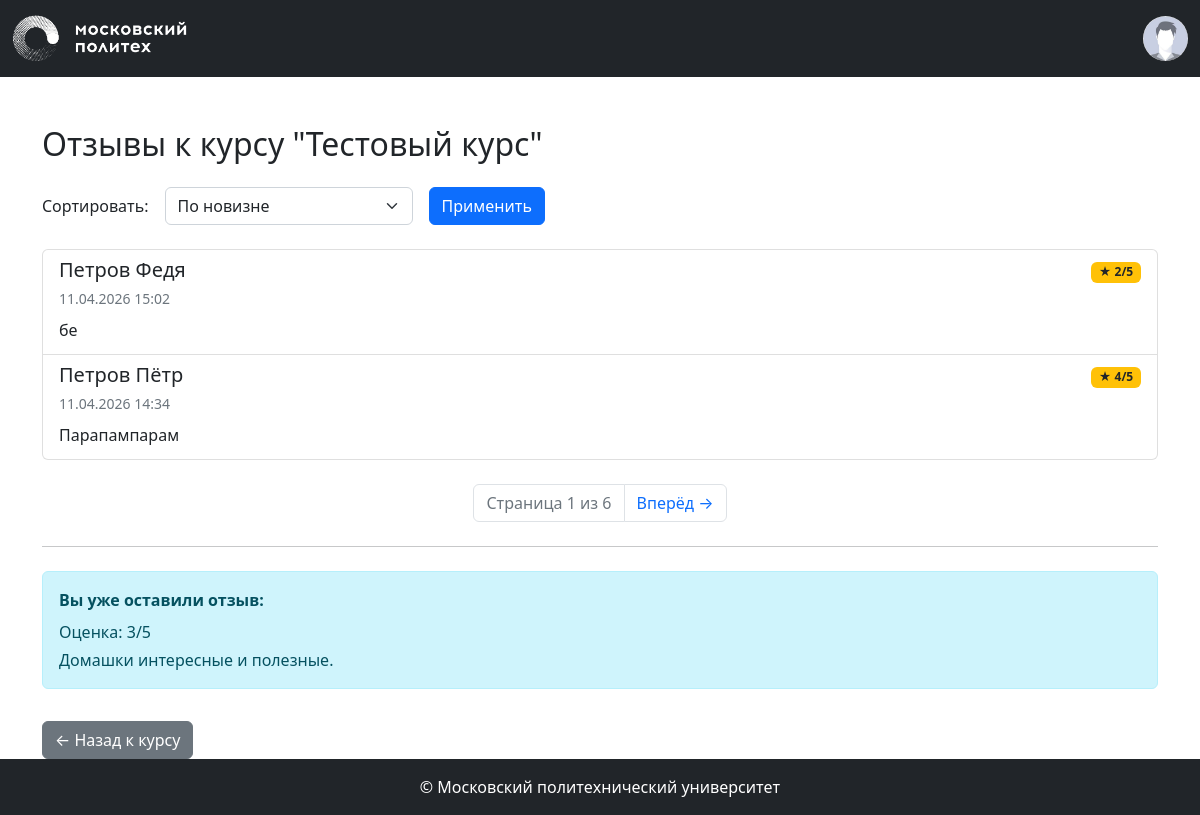
The app's page /courses/1/reviews (signed in) with its own data.
### app/models.py (models this page shows, shortened)
class Base(DeclarativeBase):
  metadata = MetaData(naming_convention={
        "ix": 'ix_%(column_0_label)s',
        "uq": "uq_%(table_name)s_%(column_0_name)s",
        "ck": "ck_%(table_name)s_%(constraint_name)s",
        "fk": "fk_%(table_name)s_%(column_0_name)s_%(referred_table_name)s",
        "pk": "pk_%(table_name)s"
    })

class Course(Base):
    __tablename__ = 'courses'
    id: Mapped[int] = mapped_column(primary_key=True)
    name: Mapped[str] = mapped_column(String(100))
    short_desc: Mapped[str] = mapped_column(Text)
    full_desc: Mapped[str] = mapped_column(Text)
    rating_sum: Mapped[int] = mapped_column(default=0)
    rating_num: Mapped[int] = mapped_column(default=0)
    category_id: Mapped[int] = mapped_column(ForeignKey("categories.id"))
    author_id: Mapped[int] = mapped_column(ForeignKey("users.id"))
    background_image_id: Mapped[str] = mapped_column(ForeignKey("images.id"))
    created_at: Mapped[datetime] = mapped_column(default=datetime.now)
    author: Mapped["User"] = relationship()
    category: Mapped["Category"] = relationship(lazy=False)
    bg_image: Mapped["Image"] = relationship()

class Review(Base):
    __tablename__ = 'reviews'
    id: Mapped[int] = mapped_column(primary_key=True)
    rating: Mapped[int] = mapped_column(Integer, nullable=False)
    text: Mapped[str] = mapped_column(Text, nullable=False)
    created_at: Mapped[datetime] = mapped_column(default=datetime.now)
    course_id: Mapped[int] = mapped_column(ForeignKey("courses.id"))
    user_id: Mapped[int] = mapped_column(ForeignKey("users.id"))
    course: Mapped["Course"] = relationship(backref="reviews")
    user: Mapped["User"] = relationship(backref="user_reviews")

class User(Base, UserMixin):
    __tablename__ = 'users'
    id: Mapped[int] = mapped_column(primary_key=True)
    first_name: Mapped[str] = mapped_column(String(100))
    last_name: Mapped[str] = mapped_column(String(100))
    middle_name: Mapped[Optional[str]] = mapped_column(String(100))
    login: Mapped[str] = mapped_column(String(100), unique=True)
    password_hash: Mapped[str] = mapped_column(String(200))
    created_at: Mapped[datetime] = mapped_column(default=datetime.now)
    @property
    def full_name(self):
        return ' '.join([self.last_name, self.first_name, self.middle_name or ''])

### app/courses.py (the view)
@bp.route('/<int:course_id>/reviews')
def reviews(course_id):
    course = db.get_or_404(Course, course_id)
    sort = request.args.get('sort', 'newest')
    page = request.args.get('page', 1, type=int)
    per_page = 2
    query = db.select(Review).filter_by(course_id=course_id)
    if sort == 'positive':
        query = query.order_by(Review.rating.desc(), Review.created_at.desc())
    elif sort == 'negative':
        query = query.order_by(Review.rating.asc(), Review.created_at.desc())
    else:
        query = query.order_by(Review.created_at.desc())
    pagination = db.paginate(query, page=page, per_page=per_page, error_out=False)
    reviews_list = pagination.items
    current_user_review = None
    if current_user.is_authenticated:
        current_user_review = db.session.execute(
            db.select(Review)
            .filter_by(course_id=course_id, user_id=current_user.id)
            .order_by(Review.created_at.desc())
        ).scalars().first()
    return render_template('courses/reviews.html',
                           course=course,
                           reviews=reviews_list,
                           pagination=pagination,
                           current_sort=sort,
                           current_user_review=current_user_review)

### app/auth.py (called while the page is built)
def load_user(user_id):
    user = db.session.execute(db.select(User).filter_by(id=user_id)).scalar()
    return user

### app/templates/courses/reviews.html (shortened to what this page needs)
{% extends 'base.html' %}
{% block content %}
<div class="container mt-5">
    <h2 class="mb-4">Отзывы к курсу "{{ course.name }}"</h2>
    <form method="get" class="mb-4 row g-3 align-items-center">
        <div class="col-auto">
            <label for="sort" class="col-form-label">Сортировать:</label>
        </div>
        <div class="col-auto">
            <select name="sort" id="sort" class="form-select">
                <option value="newest" {% if current_sort == 'newest' %}selected{% endif %}>По новизне</option>
            </select>
        </div>
        <div class="col-auto">
            <button type="submit" class="btn btn-primary">Применить</button>
        </div>
    </form>
    {% if reviews %}
        <div class="list-group mb-4">
            {% for review in reviews %}
            <div class="list-group-item">
                <div class="d-flex justify-content-between align-items-center">
                    <h5 class="mb-1">{{ review.user.last_name }} {{ review.user.first_name }}</h5>
                    <span class="badge bg-warning text-dark">★ {{ review.rating }}/5</span>
                </div>
                <small class="text-muted">{{ review.created_at.strftime('%d.%m.%Y %H:%M') }}</small>
                <p class="mb-1 mt-2">{{ review.text }}</p>
            </div>
            {% endfor %}
        </div>
        <nav aria-label="Навигация по отзывам">
            <ul class="pagination justify-content-center">
                <li class="page-item disabled"><span class="page-link">Страница {{ pagination.page }} из {{ pagination.pages }}</span></li>
                {% if pagination.has_next %}
                <li class="page-item">
                    <a class="page-link" href="{{ url_for('courses.reviews', course_id=course.id, page=pagination.next_num, sort=current_sort) }}">Вперёд →</a>
                </li>
                {% endif %}
            </ul>
        </nav>
    {% else %}
        <p class="text-center text-muted py-4">Отзывов пока нет. Будьте первым!</p>
    {% endif %}
    <hr class="my-4">
    {% if current_user.is_authenticated %}
        {% if current_user_review %}
            <div class="alert alert-info">
                <strong>Вы уже оставили отзыв:</strong>
                <p class="mb-1 mt-2">Оценка: {{ current_user_review.rating }}/5</p>
                <p class="mb-0">{{ current_user_review.text }}</p>
            </div>
        {% endif %}
    {% else %}
        <p class="text-muted">Чтобы оставить отзыв, пожалуйста, <a href="{{ url_for('auth.login') }}">войдите</a> в систему.</p>
    {% endif %}
    <a href="{{ url_for('courses.show', course_id=course.id) }}" class="btn btn-secondary mt-3">← Назад к курсу</a>
</div>
{% endblock %}

### app/templates/base.html (shortened to what this page needs)
<!doctype html>
<html lang="ru" class="h-100">
<head>
    <link href="https://cdn.jsdelivr.net/npm/bootstrap@5.2.0-beta1/dist/css/bootstrap.min.css" rel="stylesheet"
>
    <link rel="stylesheet" href="{{ url_for('static', filename='styles.css') }}">
</head>
<body class="d-flex flex-column h-100">
    <header>
        <nav class="navbar navbar-dark bg-dark">
            <div class="container-fluid">
                <div class="logo navbar-brand">
                    <a href="{{ url_for('index') }}">
                        <img class="img-fluid" src="{{ url_for('static', filename='images/polytech_logo.png') }}" alt="polytech-logo">
                    </a>
                </div>
                {% if current_user.is_authenticated %}
                    <div class="dropdown d-flex" style="width: 200px;">
                        <div class="profile ms-auto" title="{{ current_user.full_name }}" id="dropdownMenuButton" data-bs-toggle="dropdown"
                            aria-haspopup="true" aria-expanded="false">
                            <img class="img-fluid rounded-circle cursor-pointer"
                                src="{{ url_for('static', filename='images/default-profile-picture-300x300.jpeg') }}" alt="profile-pic">
                        </div>
                    </div>
                {% else %}
                    <a class="btn btn-outline-light" href="{{ url_for('auth.login') }}">Войти</a>
                {% endif %}
            </div>
        </nav>
    </header>
    <main class="main flex-grow-1">
       {% block content %}
       {% endblock %}
    </main>
    <footer class="bg-dark text-white d-flex align-items-center justify-content-center py-3">
        &copy; Московский политехнический университет
    </footer>
</body>
</html>

### app/static/styles.css (style rules this page uses)
.logo { max-width: 175px; }
.profile { max-width: 45px; }

### records on screen
Course: name "Тестовый курс"
Review: user.last_name "Петров", user.first_name "Федя", rating "2", created_at "11.04.2026 15:02", text "бе"
Review: user.last_name "Петров", user.first_name "Пётр", rating "4", created_at "11.04.2026 14:34", text "Парапампарам"
Review: rating "3", text "Домашки интересные и полезные."

### other values on screen
{{ pagination.page }} "1"
{{ pagination.pages }} "6"
